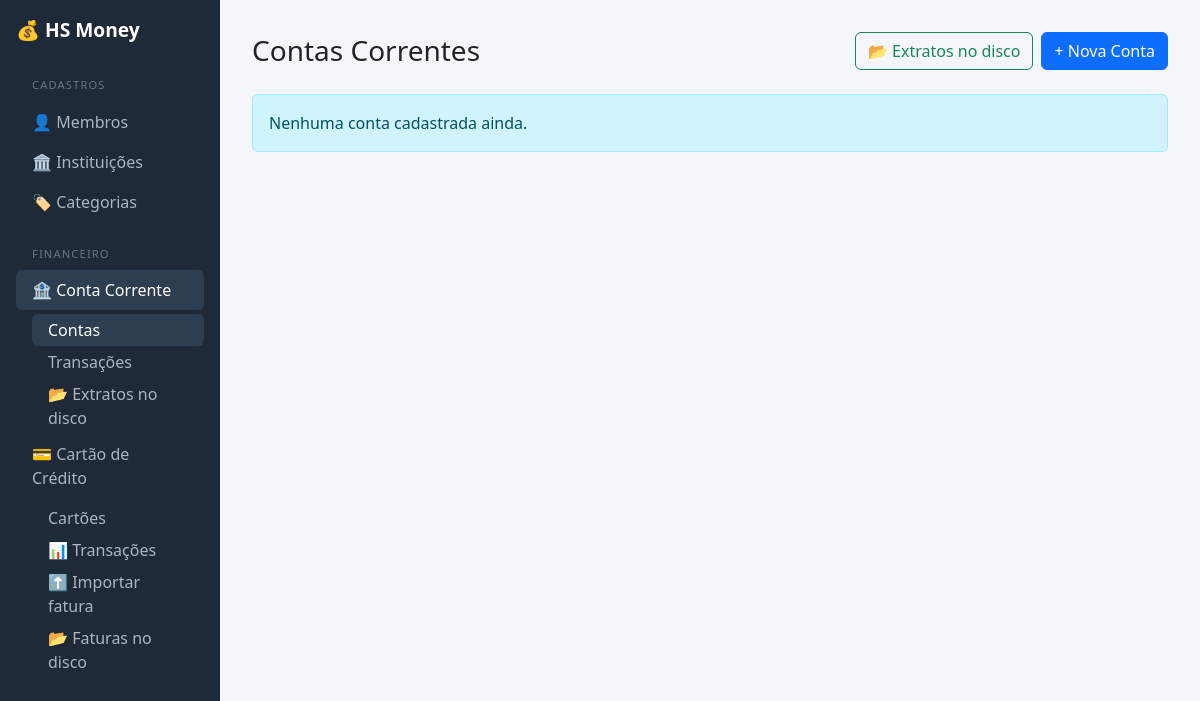
Before: /conta/contas/ with the older database file.
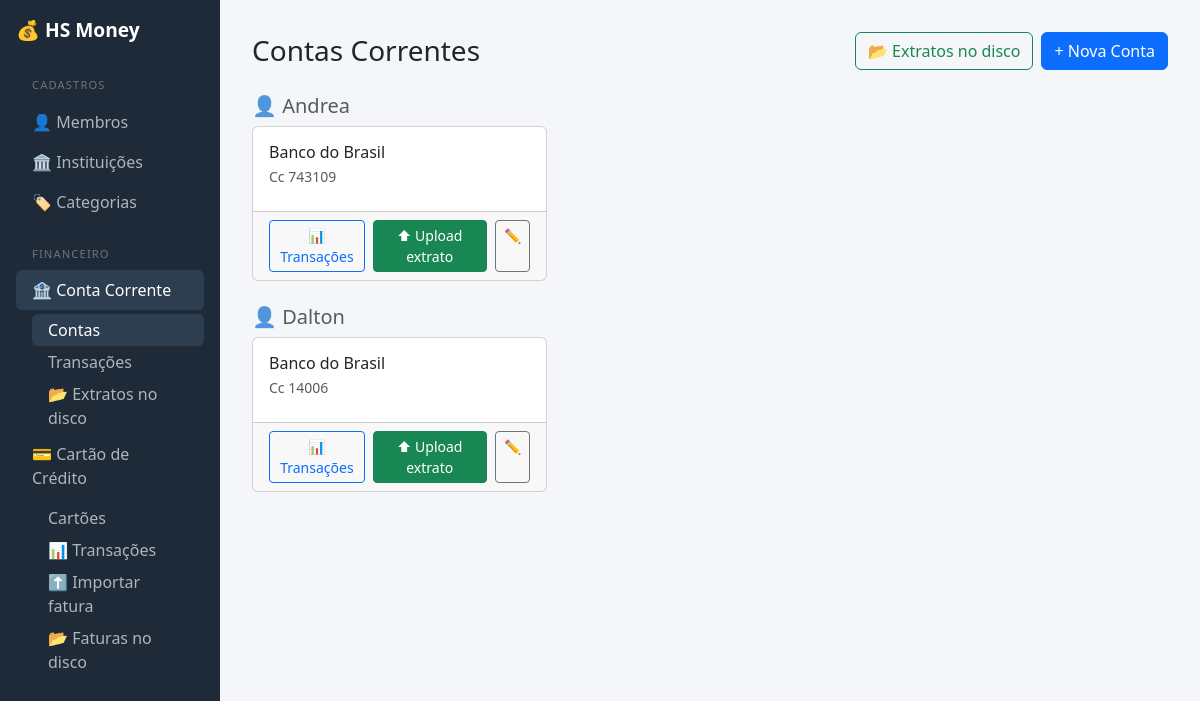
After: the same page with the newer database file.
### hs_money/core/models.py (models this page shows, shortened)
class Membro(models.Model):
    nome = models.CharField("Nome", max_length=100)
    adulto = models.BooleanField(default=True)
    ordem = models.PositiveIntegerField("Ordem", default=0)
    class Meta:
        ordering = ["ordem", "nome"]

class InstituicaoFinanceira(models.Model):
    TIPO_CHOICES = [
        ("banco", "Banco"),
        ("corretora", "Corretora"),
        ("fintech", "Fintech"),
        ("cooperativa", "Cooperativa"),
        ("outro", "Outro"),
    ]
    nome = models.CharField(max_length=100)
    codigo = models.CharField(max_length=20, blank=True, null=True)
    tipo = models.CharField(max_length=20, choices=TIPO_CHOICES, default="banco")

### hs_money/conta_corrente/models.py (models this page shows, shortened)
class ContaCorrente(models.Model):
    instituicao = models.ForeignKey(
        InstituicaoFinanceira,
        on_delete=models.CASCADE,
        related_name='contas_correntes',
    )
    membro = models.ForeignKey(
        Membro,
        on_delete=models.SET_NULL,
        null=True,
        blank=True,
        related_name='contas_correntes',
    )
    agencia = models.CharField('Agência', max_length=20, blank=True, null=True)
    numero = models.CharField('Número', max_length=30)
    ativa = models.BooleanField('Ativa', default=True)
    class Meta:
        verbose_name = 'Conta Corrente'
        verbose_name_plural = 'Contas Correntes'
        constraints = [
            models.UniqueConstraint(
                fields=['instituicao', 'agencia', 'numero'],
                name='uniq_conta_inst_agencia_numero',
            ),
        ]

### hs_money/conta_corrente/views.py (the view)
# urls.py: path('contas/',                       views.conta_lista,    name='conta_lista'),
def conta_lista(request):
    contas = (
        ContaCorrente.objects
        .select_related('membro', 'instituicao')
        .order_by('membro__nome', 'instituicao__nome', 'numero')
    )
    grupos = []
    for membro, items in groupby(contas, key=lambda c: c.membro):
        grupos.append({'membro': membro, 'contas': list(items)})
    grupos.sort(key=lambda g: (g['membro'] is None, g['membro'].nome if g['membro'] else ''))
    return render(request, 'conta_corrente/contas/lista.html', {'grupos': grupos})

### hs_money/conta_corrente/templates/conta_corrente/contas/lista.html (shortened to what this page needs)
{% extends "core/base.html" %}
{% block content %}
<div class="d-flex justify-content-between align-items-center mb-4">
  <h1 class="h3 mb-0">Contas Correntes</h1>
  <div class="d-flex gap-2">
    <a href="{% url 'conta_corrente:listar_extratos' %}" class="btn btn-outline-success">
      📂 Extratos no disco
    </a>
    <a href="{% url 'conta_corrente:conta_criar' %}" class="btn btn-primary">
      + Nova Conta
    </a>
  </div>
</div>
{% if not grupos %}
  <div class="alert alert-info">Nenhuma conta cadastrada ainda.</div>
{% endif %}
{% for grupo in grupos %}
<div class="mb-4">
  <h5 class="text-muted mb-2">
    {% if grupo.membro %}
      👤 {{ grupo.membro.nome }}
    {% else %}
      <span class="text-secondary">— Sem titular —</span>
    {% endif %}
  </h5>
  <div class="row g-3">
    {% for conta in grupo.contas %}
    <div class="col-12 col-md-6 col-lg-4">
      <div class="card h-100 {% if not conta.ativa %}border-secondary opacity-50{% endif %}">
        <div class="card-body">
          <h6 class="card-title mb-1">
            {{ conta.instituicao.nome }}
          </h6>
          <p class="card-text text-muted small mb-2">
            Cc {{ conta.numero }}
          </p>
        </div>
        <div class="card-footer d-flex gap-2">
          <a href="{% url 'conta_corrente:transacoes_conta' conta.pk %}"
             class="btn btn-sm btn-outline-primary flex-fill">
            📊 Transações
          </a>
          <a href="{% url 'conta_corrente:upload_por_conta' conta.pk %}"
             class="btn btn-sm btn-success flex-fill">
            ⬆ Upload extrato
          </a>
          <a href="{% url 'conta_corrente:conta_editar' conta.pk %}"
             class="btn btn-sm btn-outline-secondary">
            ✏
          </a>
        </div>
      </div>
    </div>
    {% endfor %}
  </div>
</div>
{% endfor %}
{% endblock %}

### hs_money/core/templates/core/base.html (shortened to what this page needs)
<!DOCTYPE html>
<html lang="pt-BR">
<head>
  <link rel="stylesheet" href="https://cdn.jsdelivr.net/npm/bootstrap@5.3.3/dist/css/bootstrap.min.css">
</head>
<body>
<div class="d-flex">
  <nav class="sidebar d-flex flex-column p-3" style="width:220px; min-width:220px;">
    <a href="{% url 'core:index' %}" class="brand mb-4 text-decoration-none">💰 HS Money</a>
    <span class="section-label">Cadastros</span>
    <ul class="nav flex-column mb-3">
      <li class="nav-item">
        <a class="nav-link {% if request.resolver_match.url_name == 'membro_lista' or request.resolver_match.url_name == 'membro_criar' %}active{% endif %}"
           href="{% url 'core:membro_lista' %}">👤 Membros</a>
      </li>
      <li class="nav-item">
        <a class="nav-link {% if 'instituicao' in request.resolver_match.url_name %}active{% endif %}"
           href="{% url 'core:instituicao_lista' %}">🏛️ Instituições</a>
      </li>
      <li class="nav-item">
        <a class="nav-link {% if 'categoria' in request.resolver_match.url_name %}active{% endif %}"
           href="{% url 'core:categoria_lista' %}">🏷️ Categorias</a>
      </li>
    </ul>
    <span class="section-label">Financeiro</span>
    <ul class="nav flex-column mb-3">
      <li class="nav-item">
        <a class="nav-link {% if request.resolver_match.app_name == 'conta_corrente' %}active{% endif %}"
           href="{% url 'conta_corrente:conta_lista' %}">🏦 Conta Corrente</a>
        <ul class="nav flex-column ms-3 mt-1">
          <li class="nav-item">
            <a class="nav-link py-1 {% if request.resolver_match.url_name in 'conta_lista,conta_criar,conta_editar' %}active{% endif %}"
               href="{% url 'conta_corrente:conta_lista' %}">Contas</a>
          </li>
          <li class="nav-item">
            <a class="nav-link py-1 {% if request.resolver_match.url_name == 'transacoes_lista' or request.resolver_match.url_name == 'transacoes_conta' %}active{% endif %}"
               href="{% url 'conta_corrente:transacoes_lista' %}">Transações</a>
          </li>
          <li class="nav-item">
            <a class="nav-link py-1 {% if request.resolver_match.url_name == 'listar_extratos' %}active{% endif %}"
               href="{% url 'conta_corrente:listar_extratos' %}">📂 Extratos no disco</a>
          </li>
        </ul>
      </li>
      <li class="nav-item">
        <a class="nav-link {% if request.resolver_match.app_name == 'cartao_credito' %}active{% endif %}"
           href="{% url 'cartao_credito:cartao_lista' %}">💳 Cartão de Crédito</a>
        <ul class="nav flex-column ms-3 mt-1">
          <li class="nav-item">
            <a class="nav-link py-1 {% if request.resolver_match.url_name in 'cartao_lista,cartao_criar,cartao_editar' %}active{% endif %}"
               href="{% url 'cartao_credito:cartao_lista' %}">Cartões</a>
          </li>
          <li class="nav-item">
            <a class="nav-link py-1 {% if request.resolver_match.url_name == 'transacoes_lista' and request.resolver_match.app_name == 'cartao_credito' %}active{% endif %}"
               href="{% url 'cartao_credito:transacoes_lista' %}">📊 Transações</a>
          </li>
          <li class="nav-item">
            <a class="nav-link py-1 {% if request.resolver_match.url_name == 'upload_fatura' or request.resolver_match.url_name == 'upload_por_cartao' %}active{% endif %}"
               href="{% url 'cartao_credito:upload_fatura' %}">⬆️ Importar fatura</a>
          </li>
          <li class="nav-item">
            <a class="nav-link py-1 {% if request.resolver_match.url_name == 'listar_faturas' %}active{% endif %}"
               href="{% url 'cartao_credito:listar_faturas' %}">📂 Faturas no disco</a>
          </li>
        </ul>
      </li>
    </ul>
  </nav>
  <div class="flex-grow-1 main-content">
    {% block content %}{% endblock %}
  </div>
</div>
</body>
</html>

### hs_money/core/templates/core/base.html (style rules this page uses)
body { background: #f5f6fa; }
.sidebar { min-height: 100vh; background: #1e2a38; }
.sidebar .nav-link { color: #adb5bd; }
.sidebar .nav-link:hover, .sidebar .nav-link.active { color: #fff; background: #2c3e50; border-radius: 6px; }
.sidebar .brand { color: #fff; font-weight: 700; font-size: 1.2rem; }
.sidebar .section-label { color: #6c757d; font-size: .7rem; text-transform: uppercase; letter-spacing: .1em; padding: .5rem 1rem; }
.main-content { padding: 2rem; }

Changed rows visible on the page:
added Membro: membro.nome "Andrea"
added ContaCorrente: instituicao.nome "Banco do Brasil", numero "743109", shown under "Andrea"
added Membro: membro.nome "Dalton"
added ContaCorrente: instituicao.nome "Banco do Brasil", numero "14006", shown under "Dalton"
Other visible differences:
text no longer shown: "Nenhuma conta cadastrada ainda."
